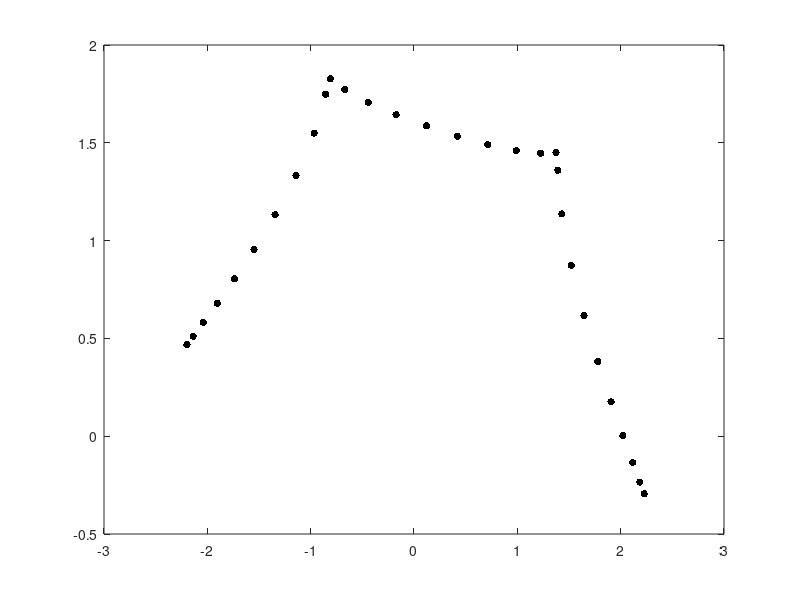

MATLAB code for this plot: (Note: this script raises an error after producing the figure.)
%% Crouzeix's conjecture
% Nick Trefethen and Michael Overton, October 2013

%%
% (Chebfun Example linalg/Crouzeix.m)
% [Tags: #linear algebra, #field of values, #Crouzeix, #FOV]

function Crouzeix

%%
% Crouzeix's conjecture is a fascinating open problem in matrix theory, which
% bounds the size of a function of a matrix, $p(A)$.  See [1].

%%
% Let $p$ be an analytic function, and in fact, it is enough to suppose $p$ is
% a polynomial.  Let $A$ be a square matrix, and let $\|\cdot\|$ be the 2-norm
% on matrices.  Crouzeix's conjecture is the inequality
% $$ \|p(A)\| \le 2\|p\|\_{W(A)} $$
% where $ \|p(A)\|\_{W(A)} $ denotes the maximum of $|p(z)|$ where $z$ ranges
% over the _field of values_ (or _numerical range_) of $A$.  $W(A)$ is defined
% as the set of Rayleigh quotients associated with $A$, and there is a Chebfun
% command `fov` to compute it.  This is a nonempty, bounded, convex set in the
% complex plane that contains the eigenvalues of $A$.  For more about $W(A)$,
% see the Chebfun Example [linalg/FieldOfValues](FieldOfValues.html).

%%
% For example, here are the eigenvalues and field of values of the
% "Grcar matrix" of dimension $30$, rotated (for no particular reason)
% by multiplication by $\exp(1.4i)$.
A = exp(1.4i)*gallery('grcar',30);
plot(eig(A),'.k','markersize',16)
hold on, plot(fov(A),'m','linewidth',1.6)
hold off, axis equal, axis off

%%
% Intriguingly, the inequality of Crouzeix's conjecture has been established
% with a weaker constant [2]:
% $$ \|p(A)\| \le 11.08 \|p\|_{W(A)}. $$
% Thus the challenge is to improve $11.08$ to $2$.  This is the best possible
% constant, as we shall see in a moment.

%%
% It is known that Crouzeix's inequality holds in all kinds of special cases,
% including if $A$ has dimension $2$, if $A^2=0$, if $A^3=0$ and $d=3$
% (Crouzeix 2012), if $W(A)$ is a disk (Badea 2004 based on work of von
% Neumann 1951 and Okubo and Ando 1975), if $p(z)=z^n$ (Berger 1965) and 1967,
% Pearcy 1966). or if $A$ is normal (in which case the constant $2$ can be
% improved to $1$ and the inequality is an equality). The case of matrices of
% dimension $3$ is open but has been explored so thoroughly numerically that
% if Crouzeix's conjecture is false, it is highly likely that the first
% counterexample is of dimension $4$ or higher.

%%
% Given a matrix $A$ and a polynomial $p$, let $c(A,p)$ be the "Crouzeix
% ratio" $\|p(A)\|/\|p\|_{W(A)}$.  We can compute this in a single line of
% Chebfun!
c = @(A,a) norm(polyvalm(a, A)) / norm(polyvalc(a, fov(A)), inf);

%%
% Here $a$ is a vector of coefficients of $p$, ordered from highest to lowest
% degree in Matlab's usual fashion, and polyvalc is a function that evaluates
% a polynomial of a chebfun. (We should probably replace this with an overload
% of polyval for chebfuns.)

function pf = polyvalc(a,f)  % evaluate polynomial of chebfun f
    pf = a(end)*f.^0;
    for k = 1:length(a)-1
        pf = pf + a(end-k)*f.^k;
    end
end

%%
% For example, here is an example that shows that the constant $2$ is best
% possible, namely $p(A) = A$ where $A$ is a Jordan block of dimension 2:
A = [0 1 ; 0 0];
a = [1 0];
c(A,a)

%%
% Here is a random matrix of dimension 20 with a random polynomial of degree 4:
rng('default'), A = randn(20)/sqrt(20);
a = randn(5, 1);
c(A,a)

%%
% Here is the same polynomial with the matrix B defined as a diagonal matrix,
% hence normal, with the same eigenvalues as A. In this case the Crouzeix ratio
% must be $1$.
B = diag(eig(A));
c(B,a)

%%
% We have done experiments with an optimization code to try to find
% counterexamples to Crouzeix conjecture for matrices of various dimensions,
% and so far, we have found no counterexamples.

%%
% References:
%
% [1] M. Crouzeix, Bounds for analytical functions of matrices, _Integral
% Equations and Operator Theory_, 48 (2004), 461-477.
%
% [2] M. Crouzeix, Numerical range and functional calculus in Hilbert space,
% _Journal of Functional Analysis_, 244 (2007), 668-690.

end
